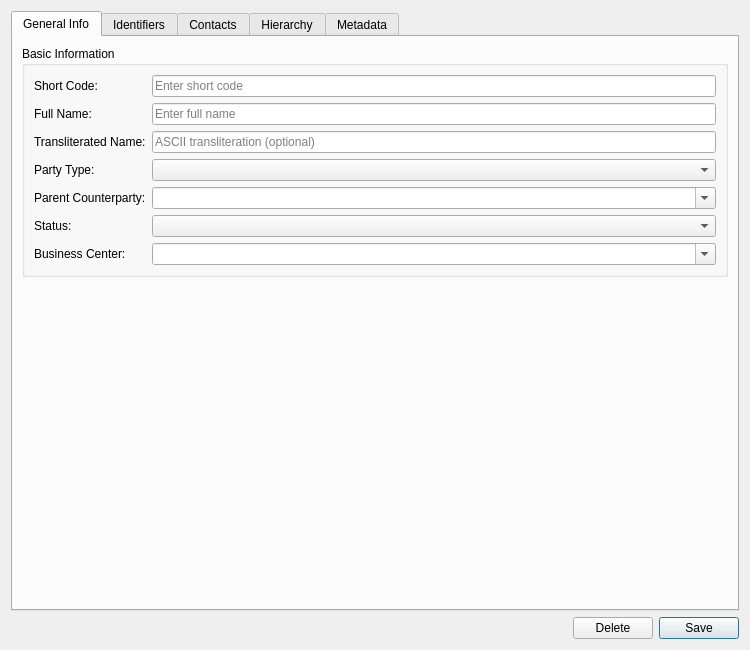
<?xml version="1.0" encoding="UTF-8"?>
<ui version="4.0">
 <class>CounterpartyDetailDialog</class>
 <widget class="QWidget" name="CounterpartyDetailDialog">
  <property name="geometry">
   <rect>
    <x>0</x>
    <y>0</y>
    <width>750</width>
    <height>650</height>
   </rect>
  </property>
  <property name="sizePolicy">
   <sizepolicy hsizetype="Preferred" vsizetype="Preferred">
    <horstretch>0</horstretch>
    <verstretch>0</verstretch>
   </sizepolicy>
  </property>
  <property name="minimumSize">
   <size>
    <width>700</width>
    <height>600</height>
   </size>
  </property>
  <property name="windowTitle">
   <string>Counterparty Details</string>
  </property>
  <layout class="QVBoxLayout" name="verticalLayout">
   <item>
    <widget class="QTabWidget" name="tabWidget">
     <property name="currentIndex">
      <number>0</number>
     </property>
     <widget class="QWidget" name="generalInfoTab">
      <attribute name="title">
       <string>General Info</string>
      </attribute>
      <layout class="QVBoxLayout" name="generalInfoLayout">
       <item>
        <widget class="QGroupBox" name="basicInfoGroup">
         <property name="title">
          <string>Basic Information</string>
         </property>
         <layout class="QFormLayout" name="formLayout">
          <item row="0" column="0">
           <widget class="QLabel" name="label_codeEdit">
            <property name="text">
             <string>Short Code:</string>
            </property>
           </widget>
          </item>
          <item row="0" column="1">
           <widget class="QLineEdit" name="codeEdit">
            <property name="placeholderText">
             <string>Enter short code</string>
            </property>
           </widget>
          </item>
          <item row="1" column="0">
           <widget class="QLabel" name="label_nameEdit">
            <property name="text">
             <string>Full Name:</string>
            </property>
           </widget>
          </item>
          <item row="1" column="1">
           <widget class="QLineEdit" name="nameEdit">
            <property name="placeholderText">
             <string>Enter full name</string>
            </property>
           </widget>
          </item>
          <item row="2" column="0">
           <widget class="QLabel" name="label_transliteratedNameEdit">
            <property name="text">
             <string>Transliterated Name:</string>
            </property>
           </widget>
          </item>
          <item row="2" column="1">
           <widget class="QLineEdit" name="transliteratedNameEdit">
            <property name="placeholderText">
             <string>ASCII transliteration (optional)</string>
            </property>
           </widget>
          </item>
          <item row="3" column="0">
           <widget class="QLabel" name="label_partyTypeEdit">
            <property name="text">
             <string>Party Type:</string>
            </property>
           </widget>
          </item>
          <item row="3" column="1">
           <widget class="QComboBox" name="partyTypeCombo"/>
          </item>
          <item row="4" column="0">
           <widget class="QLabel" name="label_parentCounterpartyEdit">
            <property name="text">
             <string>Parent Counterparty:</string>
            </property>
           </widget>
          </item>
          <item row="4" column="1">
           <widget class="QComboBox" name="parentCounterpartyCombo">
            <property name="editable">
             <bool>true</bool>
            </property>
           </widget>
          </item>
          <item row="5" column="0">
           <widget class="QLabel" name="label_statusEdit">
            <property name="text">
             <string>Status:</string>
            </property>
           </widget>
          </item>
          <item row="5" column="1">
           <widget class="QComboBox" name="statusCombo"/>
          </item>
          <item row="6" column="0">
           <widget class="QLabel" name="label_businessCenterEdit">
            <property name="text">
             <string>Business Center:</string>
            </property>
           </widget>
          </item>
          <item row="6" column="1">
           <widget class="QComboBox" name="businessCenterCombo">
            <property name="editable">
             <bool>true</bool>
            </property>
           </widget>
          </item>
         </layout>
        </widget>
       </item>
       <item>
        <spacer name="generalInfoSpacer">
         <property name="orientation">
          <enum>Qt::Vertical</enum>
         </property>
         <property name="sizeHint" stdset="0">
          <size>
           <width>20</width>
           <height>40</height>
          </size>
         </property>
        </spacer>
       </item>
      </layout>
     </widget>
     <widget class="QWidget" name="identifiersTab">
      <attribute name="title">
       <string>Identifiers</string>
      </attribute>
      <layout class="QVBoxLayout" name="identifiersLayout"/>
     </widget>
     <widget class="QWidget" name="contactsTab">
      <attribute name="title">
       <string>Contacts</string>
      </attribute>
      <layout class="QVBoxLayout" name="contactsLayout"/>
     </widget>
     <widget class="QWidget" name="hierarchyTab">
      <attribute name="title">
       <string>Hierarchy</string>
      </attribute>
      <layout class="QVBoxLayout" name="hierarchyLayout"/>
     </widget>
     <widget class="QWidget" name="metadataTab">
      <attribute name="title">
       <string>Metadata</string>
      </attribute>
      <layout class="QVBoxLayout" name="metadataTabLayout">
       <item>
        <widget class="QGroupBox" name="metadataGroup">
         <property name="title">
          <string>Record Metadata (Read-only)</string>
         </property>
         <layout class="QFormLayout" name="formLayout_2">
          <item row="0" column="0">
           <widget class="QLabel" name="labelVersion">
            <property name="text">
             <string>Version:</string>
            </property>
           </widget>
          </item>
          <item row="0" column="1">
           <widget class="QLineEdit" name="versionEdit">
            <property name="readOnly">
             <bool>true</bool>
            </property>
           </widget>
          </item>
          <item row="1" column="0">
           <widget class="QLabel" name="labelModifiedBy">
            <property name="text">
             <string>Modified By:</string>
            </property>
           </widget>
          </item>
          <item row="1" column="1">
           <widget class="QLineEdit" name="modifiedByEdit">
            <property name="readOnly">
             <bool>true</bool>
            </property>
           </widget>
          </item>
          <item row="2" column="0">
           <widget class="QLabel" name="labelRecordedAt">
            <property name="text">
             <string>Recorded At:</string>
            </property>
           </widget>
          </item>
          <item row="2" column="1">
           <widget class="QLineEdit" name="recordedAtEdit">
            <property name="readOnly">
             <bool>true</bool>
            </property>
           </widget>
          </item>
          <item row="3" column="0">
           <widget class="QLabel" name="labelCommentary">
            <property name="text">
             <string>Commentary:</string>
            </property>
           </widget>
          </item>
          <item row="3" column="1">
           <widget class="QLineEdit" name="commentaryEdit">
            <property name="readOnly">
             <bool>true</bool>
            </property>
           </widget>
          </item>
         </layout>
        </widget>
       </item>
       <item>
        <spacer name="metadataSpacer">
         <property name="orientation">
          <enum>Qt::Vertical</enum>
         </property>
         <property name="sizeHint" stdset="0">
          <size>
           <width>20</width>
           <height>40</height>
          </size>
         </property>
        </spacer>
       </item>
      </layout>
     </widget>
    </widget>
   </item>
   <item>
    <layout class="QHBoxLayout" name="buttonLayout">
     <item>
      <spacer name="horizontalSpacer">
       <property name="orientation">
        <enum>Qt::Horizontal</enum>
       </property>
       <property name="sizeHint" stdset="0">
        <size>
         <width>40</width>
         <height>20</height>
        </size>
       </property>
      </spacer>
     </item>
     <item>
      <widget class="QPushButton" name="deleteButton">
       <property name="text">
        <string>Delete</string>
       </property>
      </widget>
     </item>
     <item>
      <widget class="QPushButton" name="saveButton">
       <property name="text">
        <string>Save</string>
       </property>
       <property name="default">
        <bool>true</bool>
       </property>
      </widget>
     </item>
    </layout>
   </item>
  </layout>
 </widget>
 <resources/>
 <connections/>
</ui>
